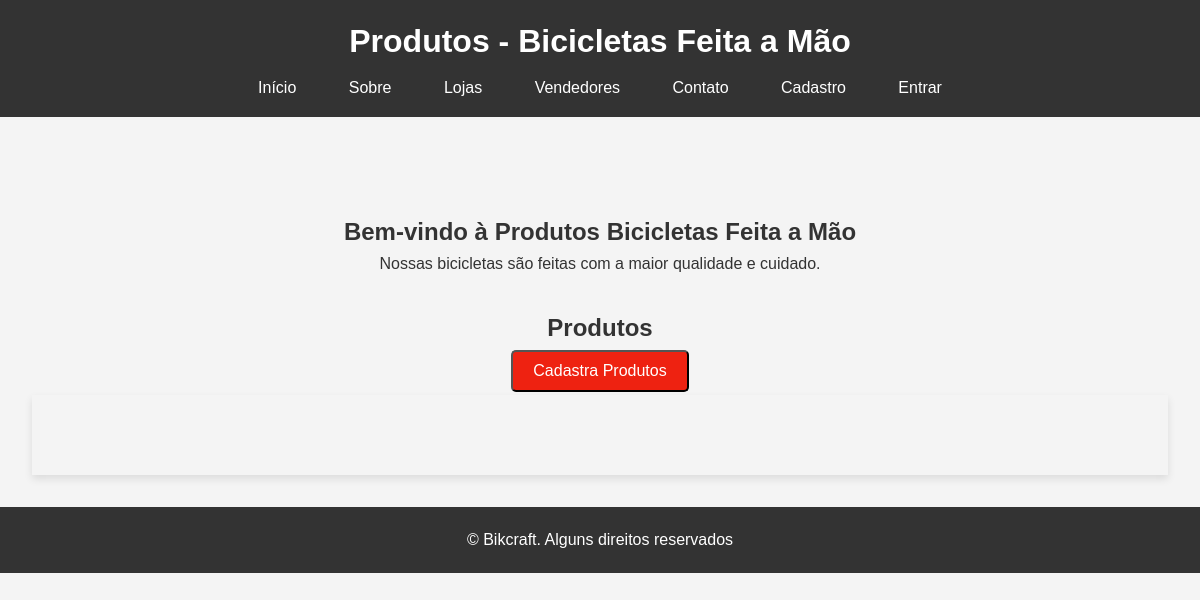
/produtos/, run on an earlier commit of the app's database.
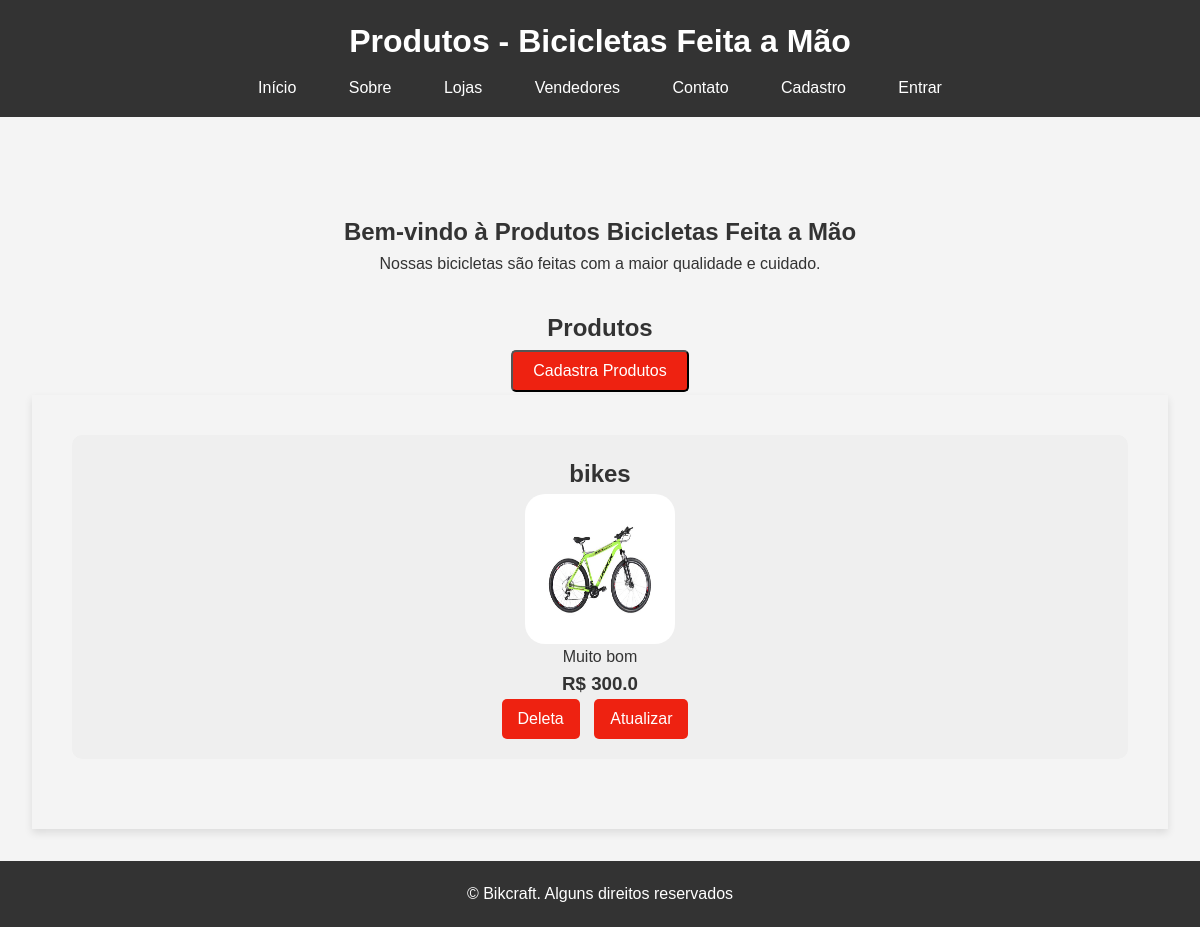
And on a later commit of the database.
### bikcraft/models.py (models this page shows, shortened)
class Bike(models.Model):
    modelo = models.CharField(max_length=255, verbose_name='Modelo')
    preco = models.FloatField(verbose_name='Preço')
    descricao = models.TextField(verbose_name='Descrição')
    foto = models.ImageField(upload_to='media/bikcraft/', blank=True, null=True, verbose_name='Foto')

### bikcraft/views.py (the view)
# urls.py: path('produtos/', views.produtos, name='pagina-produtos'),
def produtos(request):
    bike = Bike.objects.all()
    lojas = Lojas.objects.all()
    vendedores = Pessoas.objects.all()
    return render(request, 'produtos.html', {'produtos': bike, 'lojas': lojas, 'vendedores': vendedores})

### bikcraft/templates/produtos.html (shortened to what this page needs)
{% extends "base/produtos.html" %}
{% load static %}
{% block conteudo %}
<main>
    <section id="home">
        <h2><center>Bem-vindo à Produtos Bicicletas Feita a Mão</center></h2>
        <p><center>Nossas bicicletas são feitas com a maior qualidade e cuidado.</center></p>
    </section>
    <h2><center>Produtos</center></h2>
    <div class="button-cadastra">
        <a href='{% url "pagina-cadastraprodutos" %}'><button>Cadastra Produtos</button></a>
    </div>
    <section id="products">
        {% for produto in produtos %}
            <div class='product-card'>
                <h2>{{produto.modelo}}</h2>
                <img class='foto' src='{{produto.foto.url}}'/>
                <p>{{produto.descricao}}</p>
                <h3> R$ {{produto.preco}}</h3>
                <div class="button-container">
                    <a href='{% url "deleta-produtos" produto.id %}'><button>Deleta</button></a>
                    <a id='atualizado' href='{% url "pagina-atualizado" produto.id %}'><button id='atualiza'>Atualizar</button></a>
                </div>
            </div>
        {% endfor %}
    </section>
</main>
{% endblock conteudo %}

What changed in the data, as far as the page shows it:
added Bike: modelo "bikes", foto (picture), descricao "Muito bom", preco "300.0"
